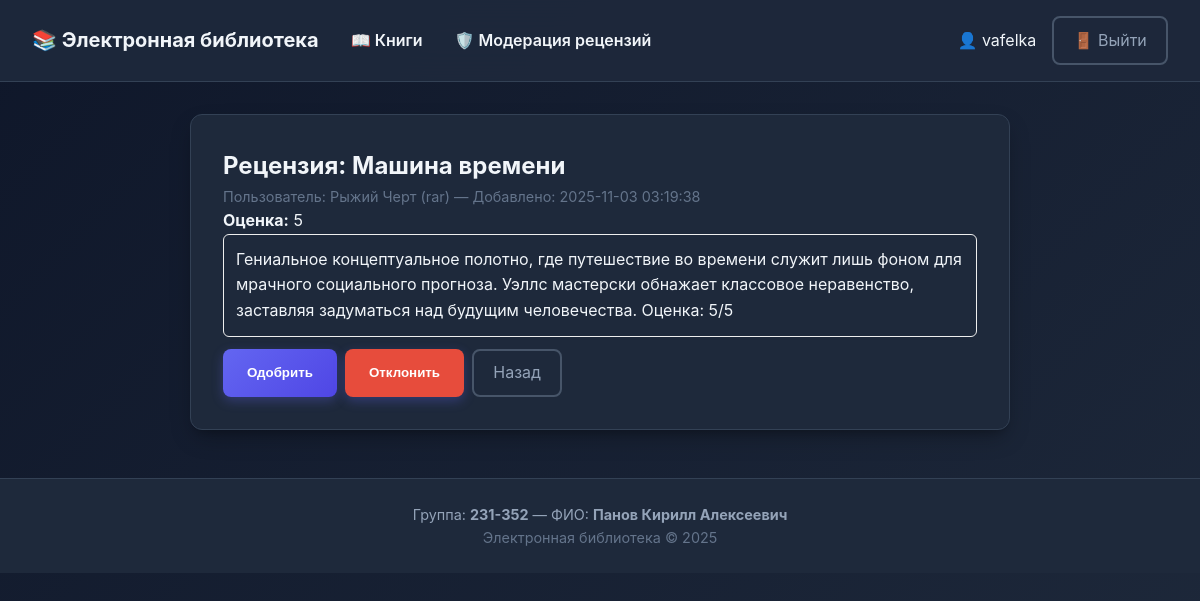
The page /moderation/review/17 (signed in) on the database its author committed.
### tables this page shows
CREATE TABLE users (
  id INTEGER PRIMARY KEY AUTOINCREMENT,
  username TEXT NOT NULL UNIQUE,
  password_hash TEXT NOT NULL,
  last_name TEXT NOT NULL,
  first_name TEXT NOT NULL,
  middle_name TEXT,
  role_id INTEGER NOT NULL,
  FOREIGN KEY (role_id) REFERENCES roles(id) ON DELETE RESTRICT
);

CREATE TABLE books (
  id INTEGER PRIMARY KEY AUTOINCREMENT,
  title TEXT NOT NULL,
  short_description TEXT NOT NULL,
  year INTEGER NOT NULL,
  publisher TEXT NOT NULL,
  author TEXT NOT NULL,
  pages INTEGER NOT NULL
);

CREATE TABLE reviews (
  id INTEGER PRIMARY KEY AUTOINCREMENT,
  book_id INTEGER NOT NULL,
  user_id INTEGER NOT NULL,
  rating INTEGER NOT NULL CHECK(rating BETWEEN 0 AND 5),
  text TEXT NOT NULL,
  status_id INTEGER NOT NULL DEFAULT 1,
  created_at DATETIME NOT NULL DEFAULT CURRENT_TIMESTAMP,
  FOREIGN KEY (book_id) REFERENCES books(id) ON DELETE CASCADE,
  FOREIGN KEY (user_id) REFERENCES users(id) ON DELETE CASCADE,
  FOREIGN KEY (status_id) REFERENCES review_statuses(id) ON DELETE RESTRICT
);

### app/books.py (the view, shortened to what this page needs)
@bp.route('/moderation/review/<int:review_id>', methods=['GET', 'POST'])
@roles_required('модератор')
def moderation_review(review_id):
    db = get_db()
    row = db.execute(
        "SELECT r.id, r.rating, r.text, r.created_at, u.username, u.last_name, u.first_name, b.id as book_id, b.title as book_title, rs.name as status_name "
        "FROM reviews r "
        "JOIN users u ON r.user_id = u.id "
        "JOIN books b ON r.book_id = b.id "
        "JOIN review_statuses rs ON r.status_id = rs.id "
        "WHERE r.id = ?",
        (review_id,)
    ).fetchone()
    if row is None:
        flash('Рецензия не найдена', 'error')
        return redirect(url_for('books.moderation_list'))
    review = {
        'id': row['id'],
        'rating': row['rating'],
        'created_at': row['created_at'],
        'username': row['username'],
        'name': ' '.join(filter(None, [row['last_name'], row['first_name']])),
        'book_id': row['book_id'],
        'book_title': row['book_title'],
        'status': row['status_name'],
        'html': render_review_text(row['text'])
    }
    return render_template('moderation_review.html', review=review)

### app/auth.py (called while the page is built)
@bp.before_app_request
def load_logged_in_user():
    user_id = session.get('user_id')
    if user_id is None:
        g.user = None
        g.user_role = None
    else:
        db = get_db()
        user = db.execute(
            'SELECT u.id, u.username, u.last_name, u.first_name, u.middle_name, r.name as role_name '
            'FROM users u JOIN roles r ON u.role_id = r.id WHERE u.id = ?',
            (user_id,)
        ).fetchone()
        g.user = user
        g.user_role = user['role_name'] if user else None

def roles_required(*allowed_role_names):
    def decorator(view):
        @wraps(view)
        def wrapped_view(**kwargs):
            if g.get('user') is None:
                flash('Для выполнения данного действия необходимо пройти процедуру аутентификации', 'error')
                return redirect(url_for('auth.login', next=request.path))
            role = g.get('user_role')
            if role not in allowed_role_names:
                flash('У вас недостаточно прав для выполнения данного действия', 'error')
                return redirect(url_for('books.index'))
            return view(**kwargs)
        return wrapped_view
    return decorator

### app/books.py (called while the page is built)
def render_review_text(md_text: str) -> str:
    if md_text is None:
        return ''
    html = markdown.markdown(md_text, extensions=['extra', 'sane_lists'])
    clean = bleach.clean(html, tags=ALLOWED_TAGS, attributes=ALLOWED_ATTRIBUTES, strip=True)
    clean = bleach.linkify(clean)
    return clean

### app/db.py (called while the page is built)
def get_db():
    if 'db' not in g:
        g.db = sqlite3.connect(
            current_app.config['DATABASE'],
            detect_types=sqlite3.PARSE_DECLTYPES
        )
        g.db.row_factory = sqlite3.Row
    return g.db

### app/templates/moderation_review.html
{% extends "base.html" %}
{% block content %}
<div class="card" style="max-width:820px; margin:0 auto;">
  <h2>Рецензия: {{ review.book_title }}</h2>
  <p class="muted">Пользователь: {{ review.name }} ({{ review.username }}) — Добавлено: {{ review.created_at }}</p>
  <p><strong>Оценка:</strong> {{ review.rating }}</p>
  <div style="border:1px solid #eee; padding:12px; border-radius:6px;">
    {{ review.html|safe }}
  </div>
  <form method="post" style="margin-top:12px; display:flex; gap:8px;">
    <button name="action" value="approve" class="btn" type="submit">Одобрить</button>
    <button name="action" value="reject" class="btn" type="submit" style="background:#e74c3c;">Отклонить</button>
    <a class="btn-ghost" href="{{ url_for('books.moderation_list') }}">Назад</a>
  </form>
</div>
{% endblock %}

### app/templates/base.html (shortened to what this page needs)
<!doctype html>
<html lang="ru">
<head>
</head>
<body>
  <div class="navbar">
    <div class="nav-left">
      <a href="{{ url_for('books.index') }}" style="font-size:1.25rem; font-weight:700;">📚 Электронная библиотека</a>
      <a href="{{ url_for('books.index') }}">📖 Книги</a>
      {% if session.get('user_id') and g.user_role == 'модератор' %}
        <a href="{{ url_for('books.moderation_list') }}">🛡️ Модерация рецензий</a>
      {% endif %}
    </div>
    <div class="nav-right">
      {% if session.get('user_id') %}
        <span>👤 {{ session.get('full_name') }}</span>
        <a class="btn-ghost" href="{{ url_for('auth.logout') }}">🚪 Выйти</a>
      {% else %}
        <a class="btn" href="{{ url_for('auth.login') }}">🔐 Войти</a>
      {% endif %}
    </div>
  </div>
  <div class="container">
    {% block content %}{% endblock %}
  </div>
  <footer>
    Группа: <strong>231-352</strong> — ФИО: <strong>Панов Кирилл Алексеевич</strong><br/>
    <span class="muted">Электронная библиотека © 2025</span>
  </footer>
</body>
</html>

### app/templates/base.html (style rules this page uses)
:root { --primary: #6366f1; --primary-hover: #4f46e5; --secondary: #64748b; --success: #10b981; --error: #ef4444; --warning: #f59e0b; --bg-dark: #0f172a; --bg-card: #1e293b; --bg-hover: #334155; --text-primary: #f1f5f9; --text-secondary: #94a3b8; --text-muted: #64748b; --border: #334155; --border-light: #475569; --shadow: 0 10px 25px -5px rgba(0, 0, 0, 0.3), 0 8px 10px -6px rgba(0, 0, 0, 0.2); --radius: 12px; --radius-sm: 8px; --transition: all 0.2s ease-in-out; }
* { box-sizing: border-box; margin: 0; padding: 0; }
body { font-family: 'Inter', 'Segoe UI', Arial, sans-serif; margin: 0; padding: 0; background: linear-gradient(135deg, var(--bg-dark) 0%, #1e293b 100%); color: var(--text-primary); font-size: 1rem; line-height: 1.6; min-height: 100vh; }
.navbar { background: rgba(30, 41, 59, 0.95); backdrop-filter: blur(20px); border-bottom: 1px solid var(--border); padding: 1rem 2rem; display: flex; align-items: center; justify-content: space-between; position: sticky; top: 0; z-index: 100; }
.nav-left { display: flex; align-items: center; gap: 2rem; }
.nav-left a, .nav-left span { color: var(--text-primary); text-decoration: none; font-weight: 600; transition: var(--transition); position: relative; }
.nav-left a::after { content: ''; position: absolute; bottom: -5px; left: 0; width: 0; height: 2px; background: var(--primary); transition: var(--transition); }
.nav-right { display: flex; align-items: center; gap: 1rem; }
.container { max-width: 1200px; margin: 2rem auto; padding: 0 1.5rem; }
.card { background: var(--bg-card); color: var(--text-primary); padding: 2rem; border-radius: var(--radius); box-shadow: var(--shadow); border: 1px solid var(--border); backdrop-filter: blur(10px); transition: var(--transition); }
footer { margin-top: 3rem; padding: 1.5rem 2rem; text-align: center; color: var(--text-secondary); background: var(--bg-card); border-top: 1px solid var(--border); font-size: 0.9rem; }
.btn { background: linear-gradient(135deg, var(--primary) 0%, var(--primary-hover) 100%); color: white; padding: 0.75rem 1.5rem; border-radius: var(--radius-sm); text-decoration: none; border: none; cursor: pointer; font-weight: 600; transition: var(--transition); display: inline-flex; align-items: center; gap: 0.5rem; box-shadow: 0 4px 12px rgba(99, 102, 241, 0.3); }
.btn-ghost { background: transparent; border: 2px solid var(--border-light); color: var(--text-secondary); padding: 0.6rem 1.2rem; border-radius: var(--radius-sm); text-decoration: none; transition: var(--transition); }
.muted { color: var(--text-muted); font-size: 0.9rem; }
a { color: var(--primary); text-decoration: none; transition: var(--transition); }

### rows shown on the page
users: get "vafelka"
books: book_title "Машина времени"
users: username "rar"
reviews: created_at "2025-11-03 03:19:38", rating "5", html "Гениальное концептуальное полотно, где путешествие во времени служит лишь фоном для мрачного социального прогноза. Уэллс мастерски обнажает классовое неравенство, заставляя задуматься над будущим человечества. Оценка: 5/5"

### other values the page prints
{{ review.name }} "Рыжий Черт"
